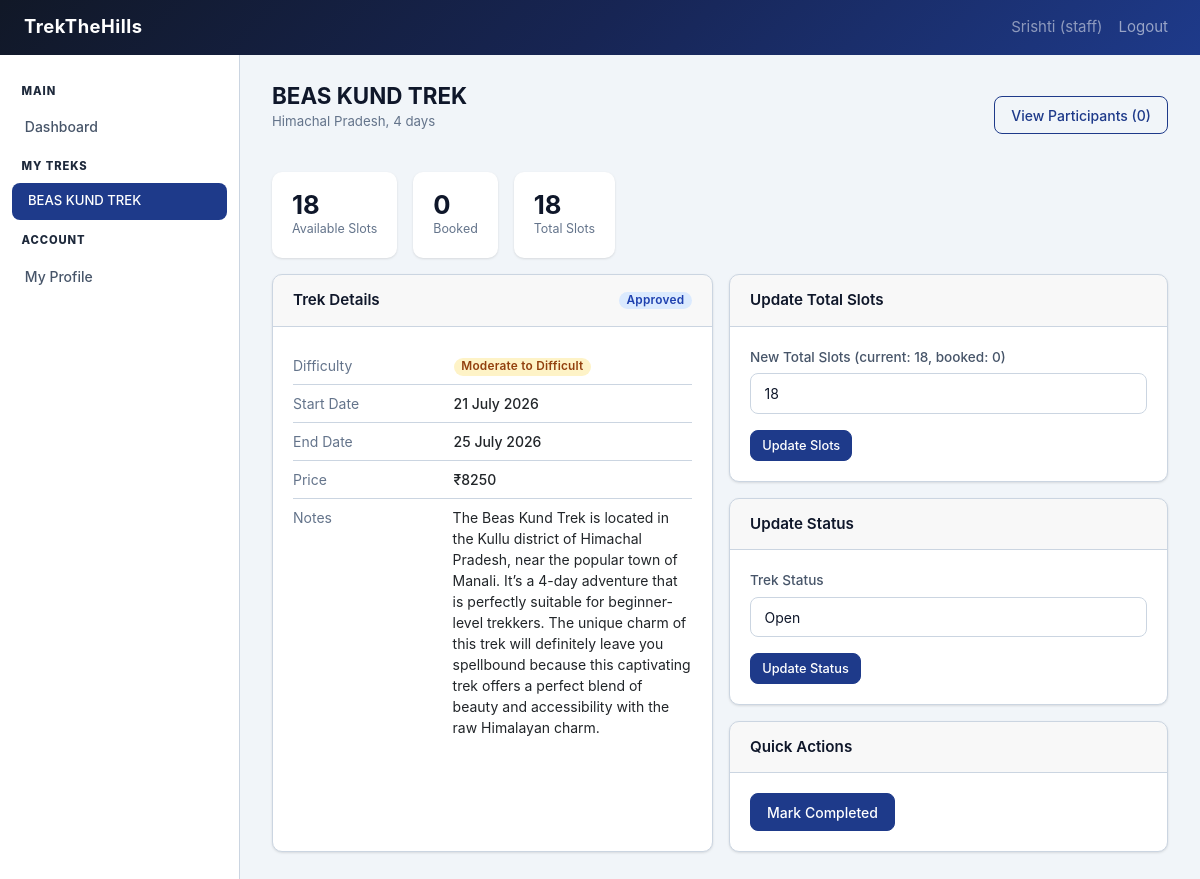
The app's page /staff/trek/5 (signed in), older data.
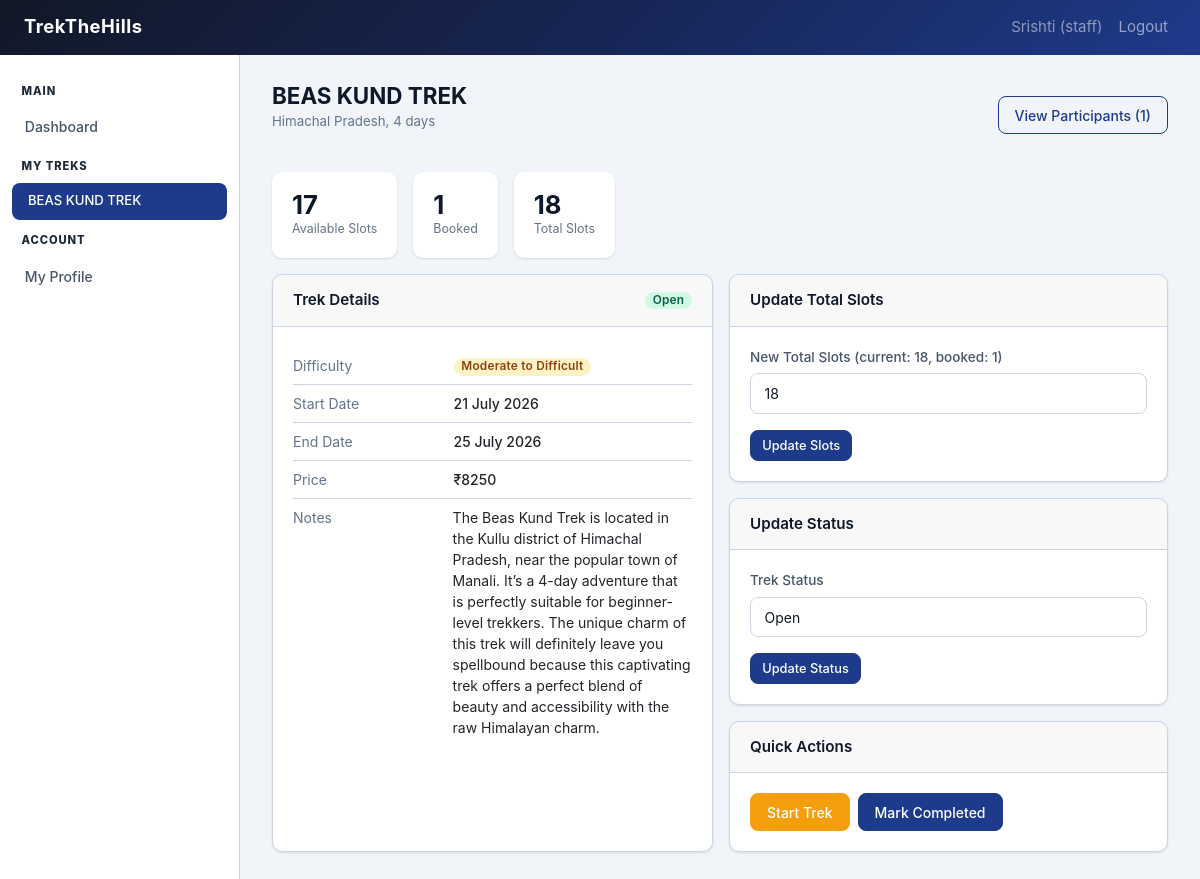
The same page, newer data.
### models.py (models this page shows)
class Trek(db.Model):
    __tablename__ = 'treks'
    id = db.Column(db.Integer, primary_key=True)
    name = db.Column(db.String(150), nullable=False)
    location = db.Column(db.String(150), nullable=False)
    difficulty = db.Column(db.String(20), nullable=False)
    duration_days = db.Column(db.Integer, nullable=False)
    total_slots = db.Column(db.Integer, nullable=False)
    altitude = db.Column(db.Integer, nullable = False)
    available_slots = db.Column(db.Integer, nullable=False)
    status = db.Column(db.String(20), nullable=False, default='Pending')
    start_date = db.Column(db.Date, nullable=False)
    end_date = db.Column(db.Date, nullable=False)
    description = db.Column(db.Text, nullable=True)
    price = db.Column(db.Float, nullable=False, default=0.0)
    assigned_staff_id = db.Column(db.Integer, db.ForeignKey('users.id'), nullable=True)
    created_at = db.Column(db.DateTime, default=datetime.utcnow)
    bookings = db.relationship('Booking', backref='trek', lazy=True)
    def booked_count(self):
        count = 0
        for b in self.bookings:
            if b.status == 'Booked':
                count += 1
        return count

### staff.py (the view, shortened to what this page needs)
@staff_bp.route('/trek/<int:trek_id>', methods=['GET', 'POST'])
@login_required
@staff_required
def trek_detail(trek_id):
    trek = Trek.query.get_or_404(trek_id)
    if trek.assigned_staff_id != current_user.id:
        flash('You are not assigned to this trek.', 'danger')
        return redirect(url_for('staff.dashboard'))
    booked_count = trek.booked_count()
    return render_template('staff/trek_detail.html', trek=trek, booked_count=booked_count)

### app.py (called while the page is built)
@login_manager.user_loader
def load_user(user_id):
    return User.query.get(int(user_id))

### templates/staff/trek_detail.html (shortened to what the changed rows need)
{% extends 'base.html' %}
{% block sidebar %}{% include '_sidebar.html' %}{% endblock %}
{% block content %}
<div class="page-header">
  <div>
    <h1 class="page-title">{{ trek.name }}</h1>
    <p class="page-subtitle">{{ trek.location }}, {{ trek.duration_days }} days</p>
  </div>
  <a href="{{ url_for('staff.participants', trek_id=trek.id) }}" class="btn btn-outline">
    View Participants ({{ booked_count }})
  </a>
</div>
<div class="d-flex flex-wrap gap-3" style="margin-bottom:1rem;">
  <div class="stat-card" style="flex:0 0 auto;">
    <div>
      <div class="stat-value">{{ trek.available_slots }}</div>
      <div class="stat-label">Available Slots</div>
    </div>
  </div>
  <div class="stat-card" style="flex:0 0 auto;">
    <div>
      <div class="stat-value">{{ booked_count }}</div>
      <div class="stat-label">Booked</div>
    </div>
  </div>
  <div class="stat-card" style="flex:0 0 auto;">
    <div>
      <div class="stat-value">{{ trek.total_slots }}</div>
      <div class="stat-label">Total Slots</div>
    </div>
  </div>
</div>
<div class="d-flex flex-wrap gap-3">
  <div class="card" style="flex:1; min-width:280px;">
    <div class="card-header">
      <h2 class="card-title"> Trek Details</h2>
      <span class="badge badge-{{ trek.status.lower() }}">{{ trek.status }}</span>
    </div>
    <div class="card-body">
      <table style="width:100%; font-size:.875rem; border-collapse:collapse;">
        <tr style="border-bottom:1px solid var(--gray-300);">
          <td><span class="badge badge-{{ trek.difficulty.lower().replace(' ', '-') }}">{{ trek.difficulty }}</span>
          </td>
        </tr>
        <tr style="border-bottom:1px solid var(--gray-300);">
          <td style="padding:.5rem 0; color:var(--gray-500);">Start Date</td>
          <td class="fw-500">{{ trek.start_date.strftime('%d %B %Y') }}</td>
        </tr>
        <tr style="border-bottom:1px solid var(--gray-300);">
          <td style="padding:.5rem 0; color:var(--gray-500);">End Date</td>
          <td class="fw-500">{{ trek.end_date.strftime('%d %B %Y') }}</td>
        </tr>
        <tr style="border-bottom:1px solid var(--gray-300);">
          <td style="padding:.5rem 0; color:var(--gray-500);">Price</td>
          <td class="fw-500">&#8377;{{ "%.0f"|format(trek.price) }}</td>
        </tr>
        {% if trek.description %}
        <tr>
          <td style="padding:.5rem 0; color:var(--gray-500); vertical-align:top;">Notes</td>
          <td style="padding:.5rem 0;">{{ trek.description }}</td>
        </tr>
        {% endif %}
      </table>
    </div>
  </div>
  <div style="flex:1; min-width:280px; display:flex; flex-direction:column; gap:1rem;">
    <div class="card">
      <div class="card-header">
        <h2 class="card-title"> Update Total Slots</h2>
      </div>
      <div class="card-body">
        <form method="POST">
          <div class="form-group">
            <label class="form-label">New Total Slots (current: {{ trek.total_slots }}, booked: {{ booked_count
              }})</label>
            <input type="number" name="total_slots" id="total-slots-input" class="form-control"
              value="{{ trek.total_slots }}" min="{{ booked_count }}" required>
          </div>
        </form>
      </div>
    </div>
    <div class="card">
      <div class="card-header">
        <h2 class="card-title"> Update Status</h2>
      </div>
      <div class="card-body">
        <form method="POST">
          <div class="form-group">
            <label class="form-label">Trek Status</label>
            <select name="status" id="status-select" class="form-select">
              {% for s in [ 'Open', 'Closed' ] %}
              <option value="{{ s }}" {% if trek.status==s %}selected{% endif %}>{{ s }}</option>
              {% endfor %}
            </select>
          </div>
        </form>
      </div>
    </div>
    <div class="card">
      <div class="card-header">
        <h2 class="card-title">Quick Actions</h2>
      </div>
      <div class="card-body">
        <div class="d-flex gap-2 flex-wrap">
          {% if trek.status == 'Open' %}
          <form method="POST">
            <button type="submit" id="start-trek-btn" class="btn btn-accent">
              Start Trek
            </button>
          </form>
          {% endif %}
        </div>
      </div>
    </div>
  </div>
</div>
{% endblock %}

### templates/_sidebar.html (shortened to what this page needs)
<nav class="sidebar">
  {% if current_user.role == 'admin' %}
    <span class="sidebar-label">Main</span>
    <a href="{{ url_for('admin.dashboard') }}" class="nav-link {% if request.endpoint == 'admin.dashboard' %}active{% endif %}">
      Dashboard
    </a>
    <span class="sidebar-label">Trek Management</span>
    <a href="{{ url_for('admin.treks') }}" class="nav-link {% if 'treks' in request.endpoint %}active{% endif %}">
       Treks
    </a>
    <a href="{{ url_for('admin.bookings') }}" class="nav-link {% if request.endpoint == 'admin.bookings' %}active{% endif %}">
      All Bookings
    </a>
    <span class="sidebar-label">People</span>
    <a href="{{ url_for('admin.staff') }}" class="nav-link {% if request.endpoint == 'admin.staff' %}active{% endif %}">
      Staff
    </a>
    <a href="{{ url_for('admin.users') }}" class="nav-link {% if request.endpoint == 'admin.users' %}active{% endif %}">
     Trekkers
    </a>
  {% elif current_user.role == 'staff' %}
    <span class="sidebar-label">Main</span>
    <a href="{{ url_for('staff.dashboard') }}" class="nav-link {% if request.endpoint == 'staff.dashboard' %}active{% endif %}">
        Dashboard
    </a>
    <span class="sidebar-label">My Treks</span>
    {% for trek in current_user.assigned_treks %}
    <a href="{{ url_for('staff.trek_detail', trek_id=trek.id) }}"
       class="nav-link {% if request.endpoint == 'staff.trek_detail' and request.view_args.trek_id == trek.id %}active{% endif %}"
       style="font-size:.82rem; padding-left:1rem;">
       {{ trek.name[:20] }}{% if trek.name|length > 20 %}…{% endif %}
    </a>
    {% endfor %}
    <span class="sidebar-label">Account</span>
    <a href="{{ url_for('staff.profile') }}" class="nav-link {% if request.endpoint == 'staff.profile' %}active{% endif %}">
      My Profile
    </a>
  {% endif %}
</nav>

Row changes from the older to the newer data that the page shows:
changed Trek "BEAS KUND TREK": available_slots "18" → "17"; status "Approved" → "Open"; status (not shown) → "Open"
Text that changed along with them:
{{ booked_count }}: "0" → "1"
form field status: "Open" → (not shown)
text now shown: "Start Trek"
